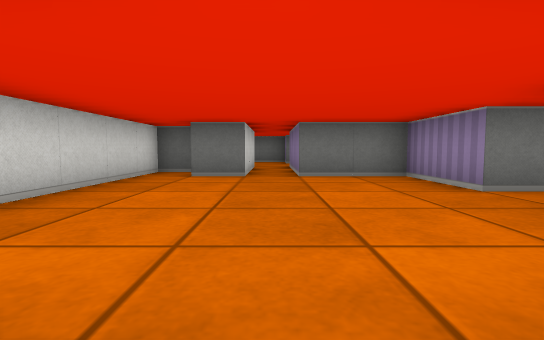
view 1 (above)

16 first-person views from a walk through a cub3D maze. The camera is about half as high as the walls, tilts 4° down and sees 85° across. The floor is counted in squares. Each view is taken from the middle of a square. On the plan, view 1 faces up. The plan holds only what a view shows up to about 9 squares ahead; the rest is blank.

view 2
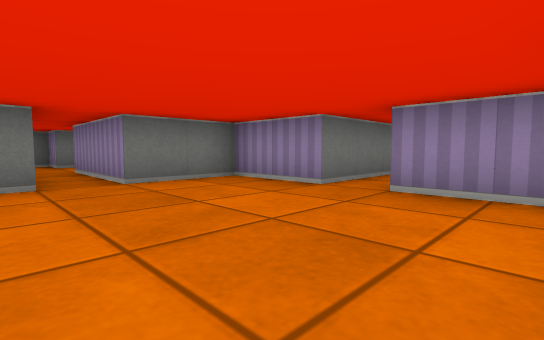

view 3
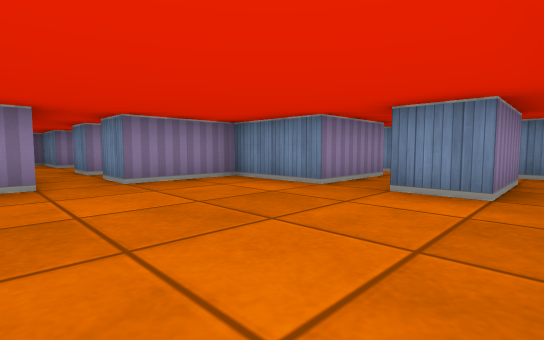

view 4
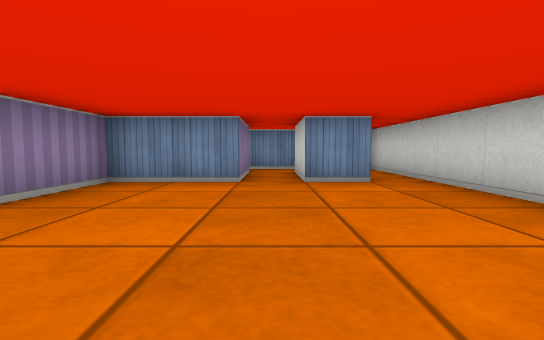

view 5
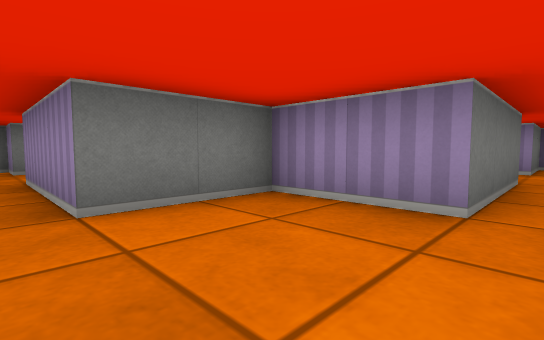

view 6
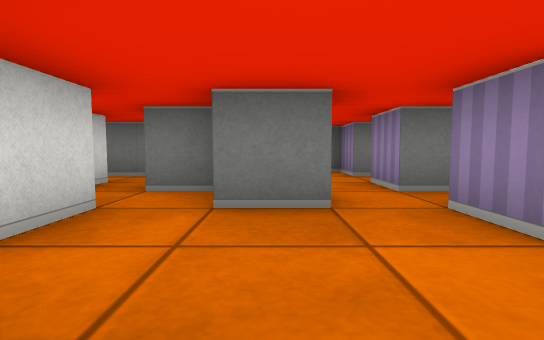

view 7
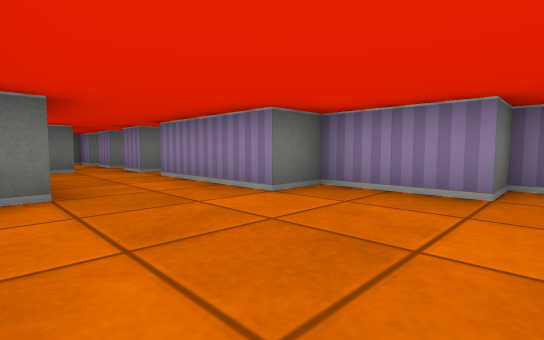

view 8
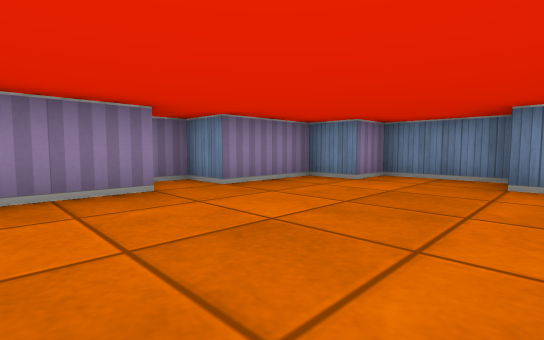

view 9
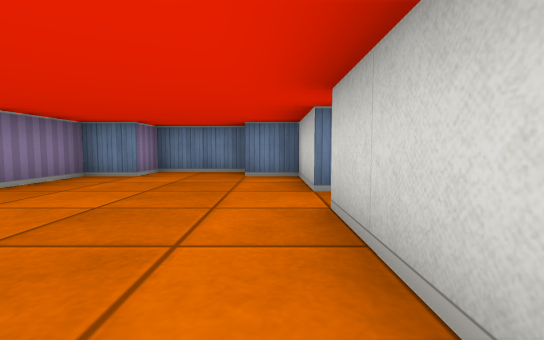

view 10
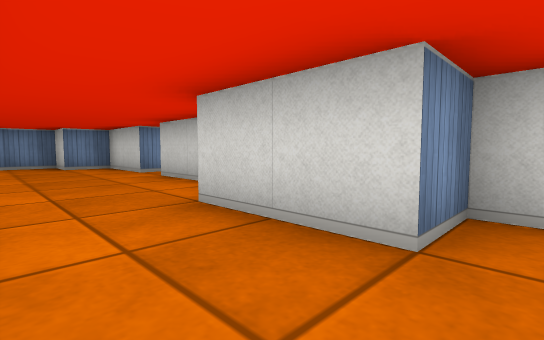

view 11
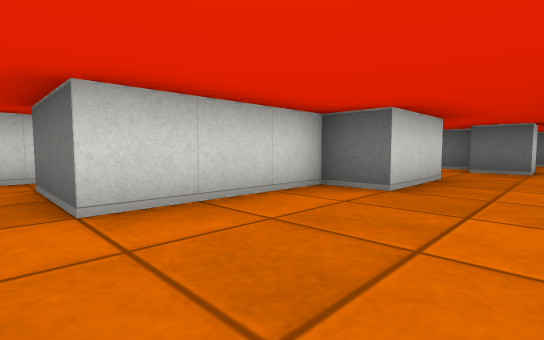

view 12
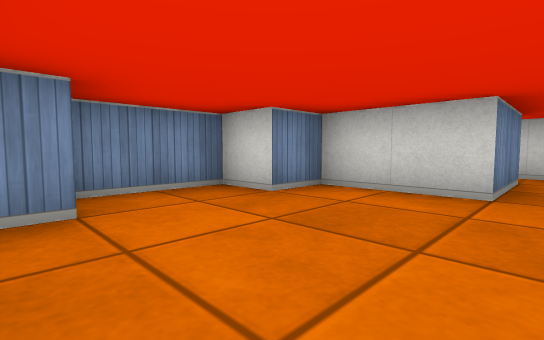

view 13
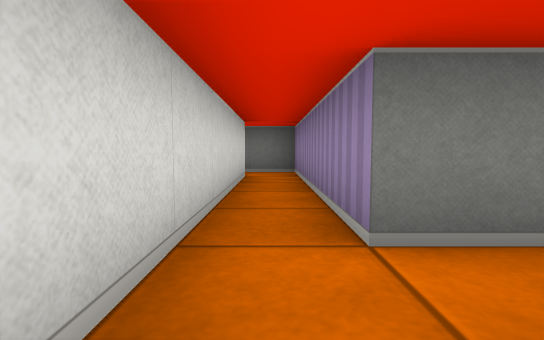

view 14
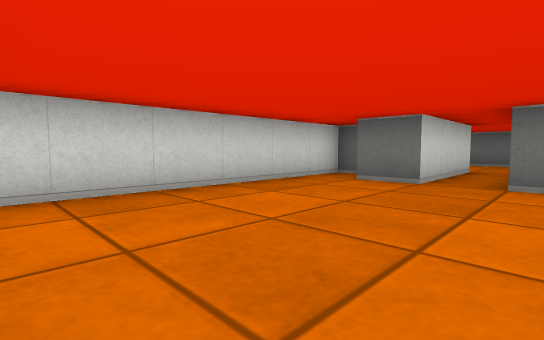

view 15
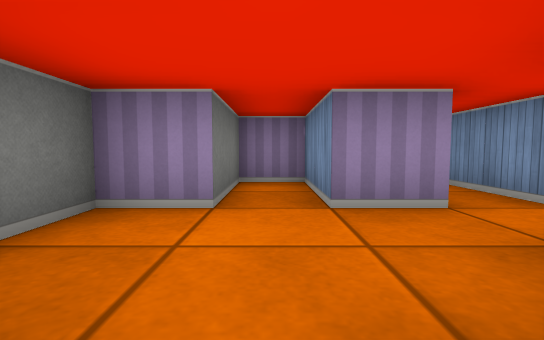

view 16
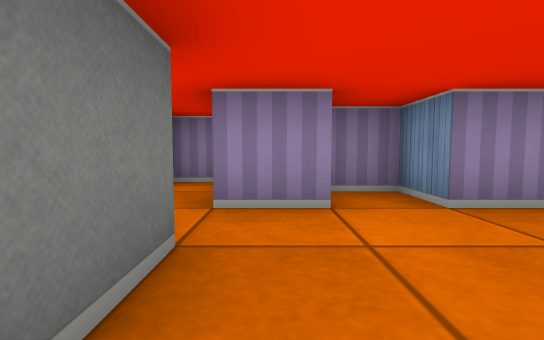

### Floor plan
Ten units are one square. View 1 is at (0, 0); x grows to the right and y downward. Boxes are objects, and circles mark ways between rooms. Rooms are numbered by the first view taken in them; rooms with no view inside come last. Other rooms are left out.
<svg viewBox="-30 -95 130 205">
<path fill="none" stroke="#000" d="M5 16 5 -5M-4 25 10 25M-5 -5 -5 15M-18 -65 -25 -65 -25 -5M5 -5 25 -5 25 -25 35 -25M35 -35 25 -35 25 -55 5 -55 5 -85M-15 -5 -5 -5M-5 -85 -5 -55 -15 -55M45 75 45 95 55 95 55 105 75 105 75 95 85 95 85 75 95 75 95 65 85 65 85 45 75 45 75 15 85 15 85 6M80 5 75 5 75 -5 92 -5M45 -5 45 15 55 15 55 35 45 35 45 65M95 -9 95 -15M65 -15 65 -5 55 -5M81 -15 75 -15M25 75 45 75M45 65 25 65 25 15 14 15M15 26 15 76M45 -25 55 -25M54 -15 45 -15M55 -35 35 -35M75 -15 75 -25 95 -25 95 -35 75 -35 75 -45 62 -45M-15 15 -15 -5M-18 25 -4 25M-25 -5 -25 25"/>
<circle cx="0" cy="5" r="3" fill="#2a7"/>
<circle cx="10" cy="20" r="3" fill="#2a7"/>
<circle cx="-10" cy="20" r="3" fill="#2a7"/>
<circle cx="30" cy="-30" r="3" fill="#2a7"/>
<circle cx="-20" cy="5" r="3" fill="#2a7"/>
<circle cx="35" cy="70" r="3" fill="#2a7"/>
<circle cx="50" cy="-10" r="3" fill="#2a7"/>
<circle cx="70" cy="-20" r="3" fill="#2a7"/>
<circle cx="50" cy="-30" r="3" fill="#2a7"/>
<text x="0" y="10">1</text>
<text x="0" y="-40">2</text>
<text x="70" y="50">3</text>
<text x="20" y="60">4</text>
<text x="40" y="-20">5</text>
<text x="70" y="-30">6</text>
<text x="-20" y="10">7</text>
</svg>
Room 1 opens to room 2. Room 1 opens to room 4. Room 1 opens to room 7. Room 2 opens to room 5. Room 2 opens to room 7. Room 3 opens to room 4. Room 3 opens to room 5. Room 3 opens to room 6. Room 5 opens to room 6.

Where each view was taken, in squares from view 1:
view 1: 0 up, 0 right, facing up
view 2: 1 up, 1 left, facing up-right
view 3: 4 up, 2 left, facing down-right
view 4: 5 up, 0 right, facing down
view 5: 3 up, 0 right, facing up-right
view 6: 2 down, 6 right, facing up
view 7: 7 down, 5 right, facing up-right
view 8: 5 down, 5 right, facing down-right
view 9: 4 down, 5 right, facing down
view 10: 1 down, 7 right, facing down-left
view 11: 7 down, 7 right, facing up-left
view 12: 7 down, 8 right, facing down-left
view 13: 8 down, 2 right, facing up
view 14: 1 up, 1 right, facing up-left
view 15: 3 up, 5 right, facing right
view 16: 0 up, 5 right, facing right
